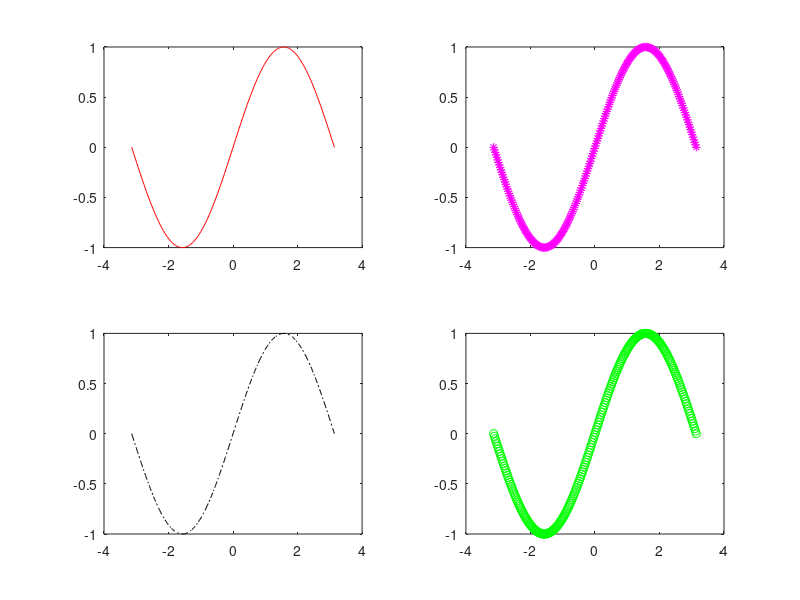

This figure's MATLAB source:
clc
subplot(1,1,1)
x=linspace(-pi,pi,250);
y=sin(x);
subplot(2,2,1), plot(x,y,'r')
subplot(2,2,2), plot(x,y,'m*')
subplot(2,2,3), plot(x,y,'k-.')
subplot(2,2,4), plot(x,y,'go')
